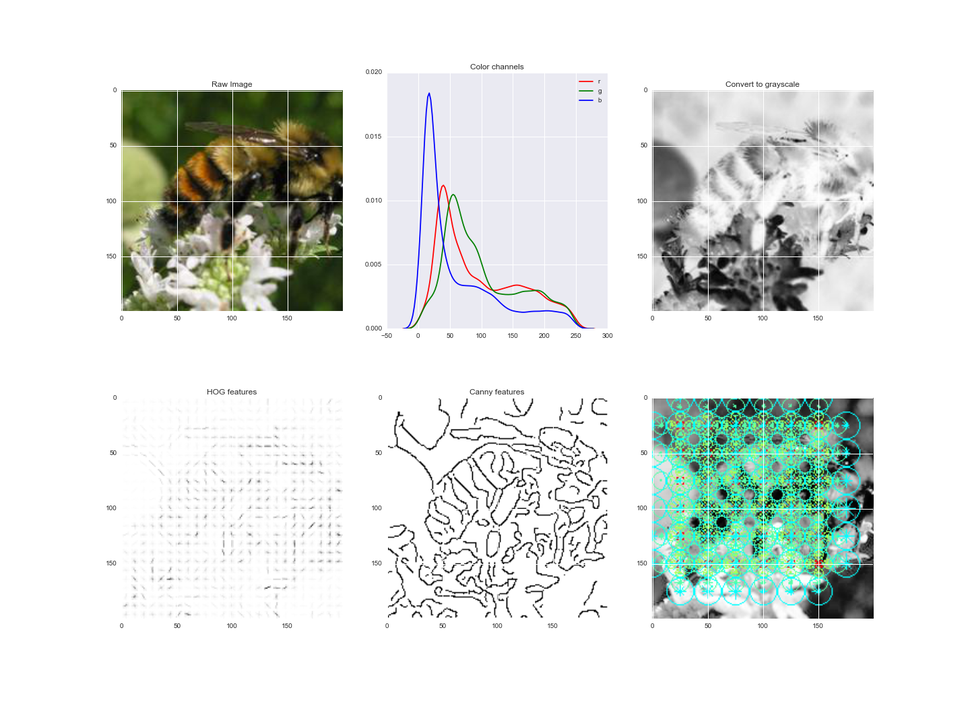
#> input picture pictures/DAISY features.png, 970 x 727 px, shrunk from 1440 x 1080 before the run
$ python -i preprocess2.py   (imports and definitions only)   (older library calls are emulated)
#> lines starting #> are read from the running program, lines starting #| are printed output that depends on the picture; after the words box and inside, x2 and y2 are one past the last pixel; in counts of white or black regions, pixels touching at a corner belong together
### extract_rgb_info.py
import os
from tqdm import tqdm # smart progress bar
from PIL import Image
import matplotlib as mpl
import matplotlib.pyplot as plt
from matplotlib import rc_params
import pandas as pd
import numpy as np
from skimage.feature import daisy
from skimage.feature import hog
from skimage.color import rgb2gray
from skimage.exposure import equalize_hist

def extract_rgb_info(rgb, ax=None):
    """Extract color statistics as features:
        - pixel values (flattened)
        - X, Y sums per channel
        - percentiles per channel
        - percentile diffs per channel

        Plots if ax is passed
    """
    # toss alpha if it exists
    if rgb.shape[2] == 4:
        rgb = rgb[:, :, :3]

    # start with raw pixel values as features
    features = [rgb.flatten()]

    # add some basic statistics on the color channels (R, G, B)
    for channel in range(3):
        this_channel = rgb[:, :, channel].astype(np.float)
        sums = np.hstack([this_channel.sum(),
                          this_channel.sum(axis=0),
                          this_channel.sum(axis=1)])

        # percentiles
        ps = [1, 3, 5, 10, 50, 90, 95, 97, 99]
        percentiles = np.array(np.percentile(this_channel, ps))
        diff = percentiles[-4:] - percentiles[:4]

        # plot if we have been passed an axis
        if ax is not None:
            channel_name = ['r', 'g', 'b'][channel]
            sns.kdeplot(this_channel.flatten(),
                        ax=ax,
                        label=channel_name,
                        color=channel_name)
            ax.set_title("Color channels")


        # store the features for this channel
        features += [sums, percentiles, diff]

    # return all the color features as a flat array
    return np.hstack(features).flatten()

### preprocess2.py
import os
from tqdm import tqdm # smart progress bar
from PIL import Image
import matplotlib as mpl
import matplotlib.pyplot as plt
from matplotlib import rc_params
import pandas as pd
import numpy as np
from skimage.feature import daisy
from skimage.feature import hog
from skimage.color import rgb2gray
from skimage.exposure import equalize_hist
from skimage.feature import canny

from get_image import get_image
from extract_rgb_info import extract_rgb_info

def preprocess(img, demo=False):
    """ Turn raw pixel values into features.
    """

    def _demo_plot(img, stage="", is_ints=False, axes_idx=0):
        """ Utility to visualize the features we're building
        """
        if demo:
            axes[axes_idx].imshow(img / 255. if is_ints else img,
                                  cmap=bees_cm)
            axes[axes_idx].set_title(stage)
        return axes_idx + 1

    if demo:
        fig, axes = plt.subplots(3, 2, figsize=(15, 20))
        axes = axes.flatten()

    # track which subplot we're plotting to
    axes_idx = 0
    axes_idx = _demo_plot(img, stage="Raw Image", is_ints=True, axes_idx=axes_idx)

    # FEATURE 1: Raw image and color data
    if demo:
        color_info = extract_rgb_info(img, ax=axes[axes_idx])
        axes_idx += 1
    else:
        color_info = extract_rgb_info(img)

    # remove color information (hog and daisy only work on grayscale)
    gray = rgb2gray(img)
    axes_idx = _demo_plot(gray, stage="Convert to grayscale", axes_idx=axes_idx)

    # equalize the image
    gray = equalize_hist(gray)
    axes_idx = _demo_plot(gray, stage="Equalized histogram", axes_idx=axes_idx)

    # FEATURE 2: histogram of oriented gradients features
    hog_features = hog(gray,
                       orientations=12,
                       pixels_per_cell=(8, 8),
                       cells_per_block=(1, 1),
                       visualise=demo)

    # if demo, we actually got a tuple back; unpack it and plot
    if demo:
        hog_features, hog_image = hog_features
        axes_idx = _demo_plot(hog_image, stage="HOG features", axes_idx=axes_idx)

    # FEATURE 3: Canny features
    canny_features = canny(gray, sigma = 2)

    if demo:
        canny_image = canny_features #canny_features,
        axes_idx = _demo_plot(canny_image, stage="CANNY features", axes_idx=axes_idx)

    # return a flat array of the raw, hog and canny features
    return np.hstack([color_info, hog_features, canny_features.flatten()])

>>> import cv2
>>> picture = cv2.cvtColor(cv2.imread('pictures/DAISY features.png'), cv2.COLOR_BGR2RGB)
>>> result = preprocess(picture)
#> in preprocess, `axes_idx = _demo_plot(img, stage="Raw Image", is_ints=True, axes_idx=a..`: axes_idx = 1
#> the loop in extract_rgb_info, `for channel in range(3):` made 3 passes
#> (percentiles, diff) on passes 1 to 3: ([22, 40, 58, 111, 255, 255, 255, 255, 255], [233, 215, 197, 144]), ([29, 54, 75, 143, 255, 255, 255, 255, 255], [226, 201, 180, 112]), ([13, 24, 48, 121, 255, 255, 255, 255, 255], [242, 231, 207, 134])
#> pass 1, in extract_rgb_info, `this_channel = rgb[:, :, channel].astype(np.float)`:
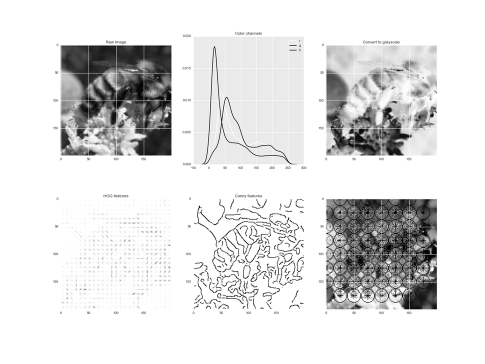
#> this_channel: shape (727, 970) float64 (shown at 1/2 size); min 0, max 255, mean 224.4
#> pass 2, in extract_rgb_info, `this_channel = rgb[:, :, channel].astype(np.float)`:
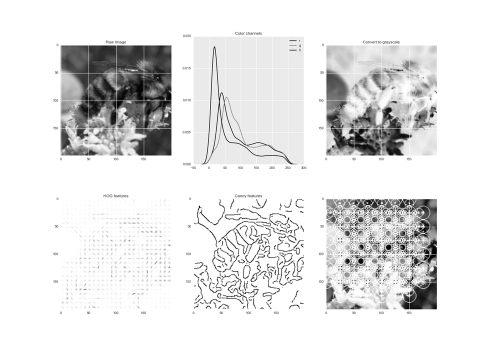
#> this_channel: shape (727, 970) float64 (shown at 1/2 size); min 0, max 255, mean 229
#> pass 3, in extract_rgb_info, `this_channel = rgb[:, :, channel].astype(np.float)`:
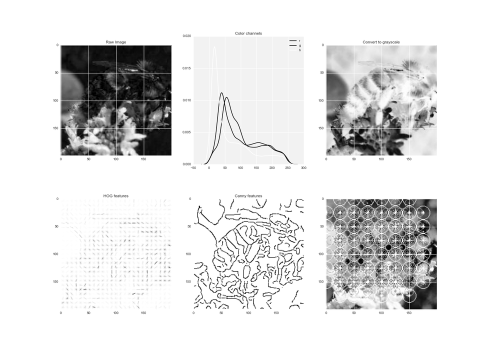
#> this_channel: shape (727, 970) float64 (shown at 1/2 size); min 0, max 255, mean 225.6
#> after the loop in extract_rgb_info, `for channel in range(3):`: features = 10 items
#> in preprocess, `gray = rgb2gray(img)`:
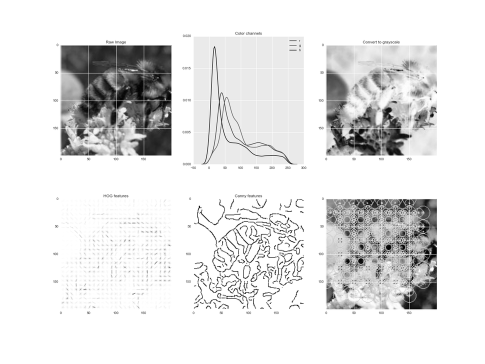
#> gray: shape (727, 970) float64 (shown at 1/2 size); min 0, max 1, mean 0.893
#> in preprocess, `axes_idx = _demo_plot(gray, stage="Convert to grayscale", axes_idx=axe..`: axes_idx = 2
#> in preprocess, `gray = equalize_hist(gray)`:
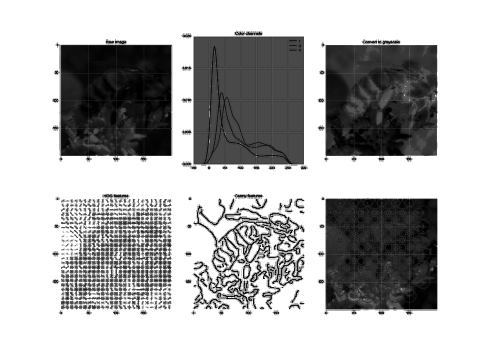
#> gray: shape (727, 970) float64 (shown at 1/2 size); min 0.000425, max 1, mean 0.706
#> in preprocess, `axes_idx = _demo_plot(gray, stage="Equalized histogram", axes_idx=axes..`: axes_idx = 3
#> in preprocess, `canny_features = canny(gray, sigma = 2)`:
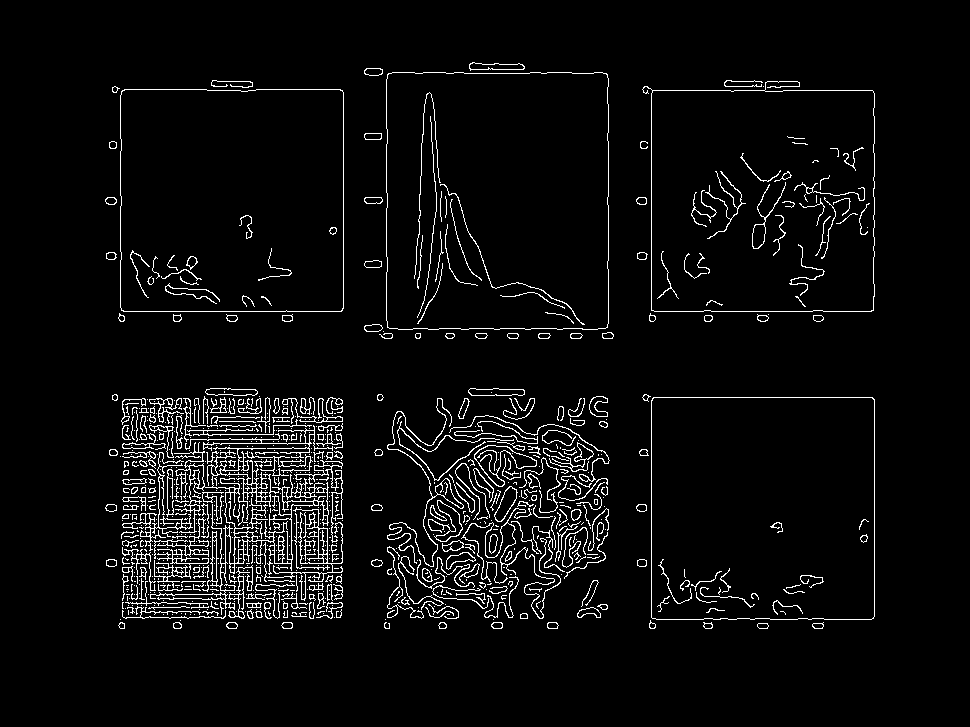
#> canny_features: shape (727, 970) bool; 4.6% white in thin lines or dots, all inside (x1, y1, x2, y2) = (105, 62, 875, 629)

$ run again, on pictures/Equalized histogram.png
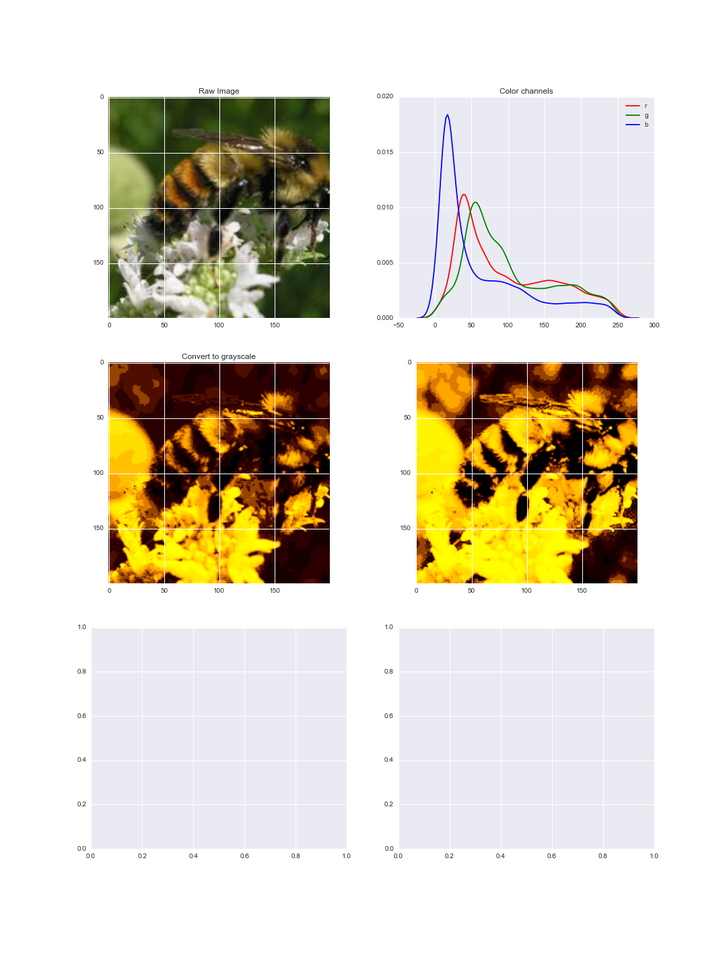
#> input picture pictures/Equalized histogram.png, 727 x 970 px, shrunk from 1080 x 1440 before the run
#> in preprocess, `axes_idx = _demo_plot(img, stage="Raw Image", is_ints=True, axes_idx=a..`: axes_idx = 1
#> the loop in extract_rgb_info, `for channel in range(3):` made 3 passes
#> (percentiles, diff) on passes 1 to 2: ([15, 34, 43, 112.9, 255, 255, 255, 255, 255], [240, 221, 212, 142.1]), ([0, 0, 14, 81, 255, 255, 255, 255, 255], [255, 255, 241, 174])
#> after the loop in extract_rgb_info, `for channel in range(3):`: features = 10 items
#> in preprocess, `axes_idx = _demo_plot(gray, stage="Convert to grayscale", axes_idx=axe..`: axes_idx = 2
#> in preprocess, `gray = equalize_hist(gray)`:
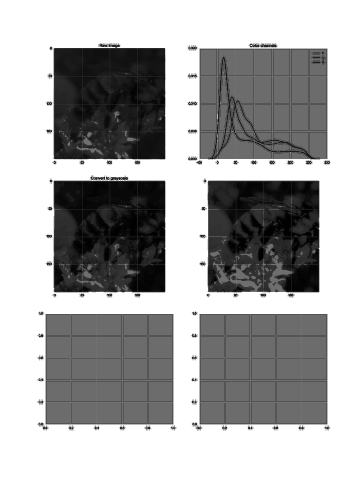
#> gray: shape (970, 727) float64 (shown at 1/2 size); min 0.00575, max 1, mean 0.666
#> in preprocess, `axes_idx = _demo_plot(gray, stage="Equalized histogram", axes_idx=axes..`: axes_idx = 3
#> in preprocess, `canny_features = canny(gray, sigma = 2)`:
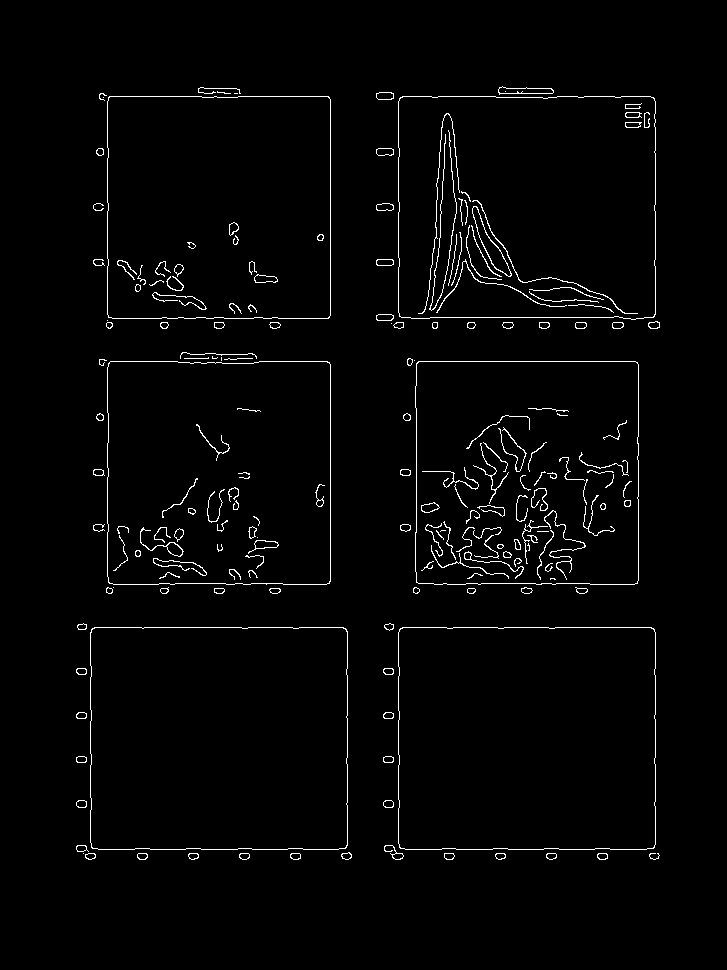
#> canny_features: shape (970, 727) bool; 2% white in thin lines or dots, all inside (x1, y1, x2, y2) = (76, 86, 660, 860)

$ run again, on pictures/Raw Image.png
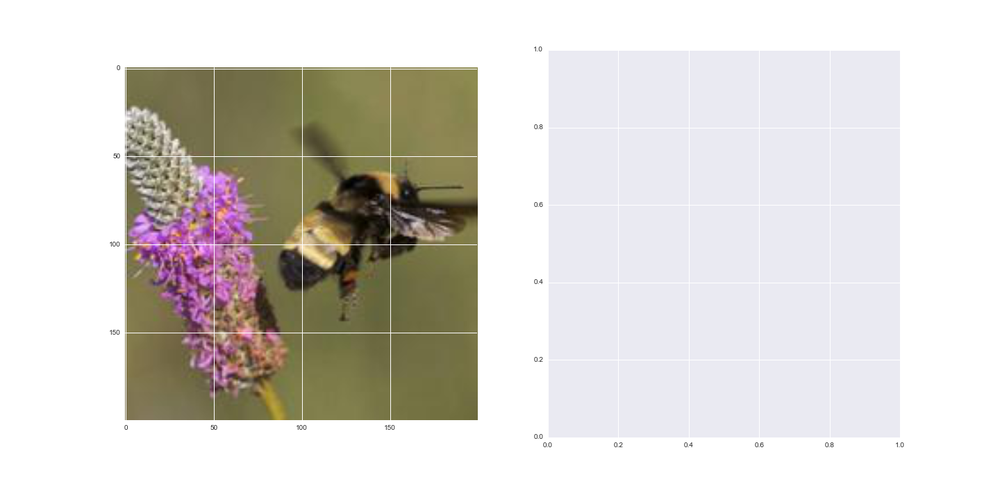
#> input picture pictures/Raw Image.png, 1000 x 500 px, shrunk from 1440 x 720 before the run
#> in preprocess, `axes_idx = _demo_plot(img, stage="Raw Image", is_ints=True, axes_idx=a..`: axes_idx = 1
#> the loop in extract_rgb_info, `for channel in range(3):` made 3 passes
#> (percentiles, diff) on passes 1 to 3: ([52, 103, 112, 118, 234, 255, 255, 255, 255], [203, 152, 143, 137]), ([41, 85, 103, 112, 234, 255, 255, 255, 255], [214, 170, 152, 143]), ([30, 60, 65, 71, 242, 255, 255, 255, 255], [225, 195, 190, 184])
#> after the loop in extract_rgb_info, `for channel in range(3):`: features = 10 items
#> in preprocess, `axes_idx = _demo_plot(gray, stage="Convert to grayscale", axes_idx=axe..`: axes_idx = 2
#> in preprocess, `gray = equalize_hist(gray)`:
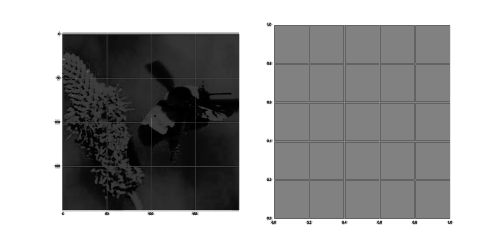
#> gray: shape (500, 1000) float64 (shown at 1/2 size); min 2.4e-05, max 1, mean 0.642
#> in preprocess, `axes_idx = _demo_plot(gray, stage="Equalized histogram", axes_idx=axes..`: axes_idx = 3
#> in preprocess, `canny_features = canny(gray, sigma = 2)`:
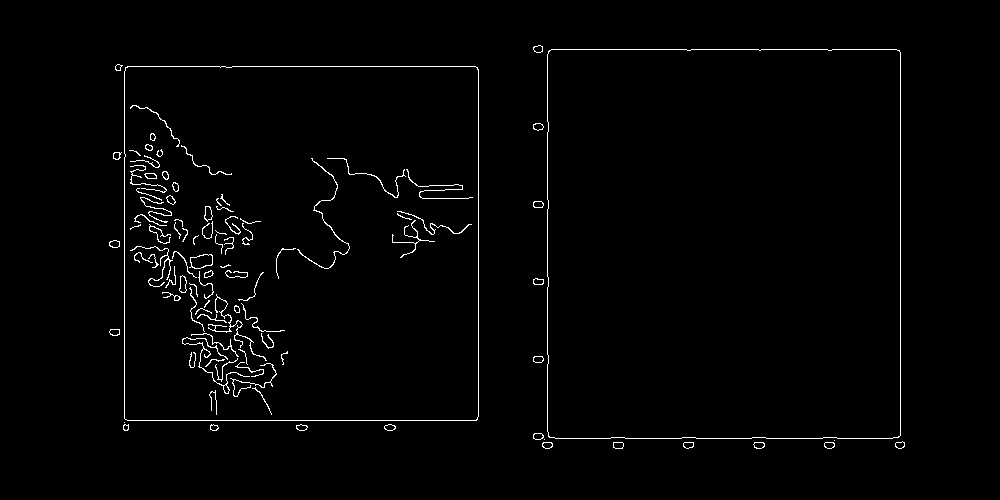
#> canny_features: shape (500, 1000) bool; 1.6% white in thin lines or dots, all inside (x1, y1, x2, y2) = (109, 45, 905, 449)
